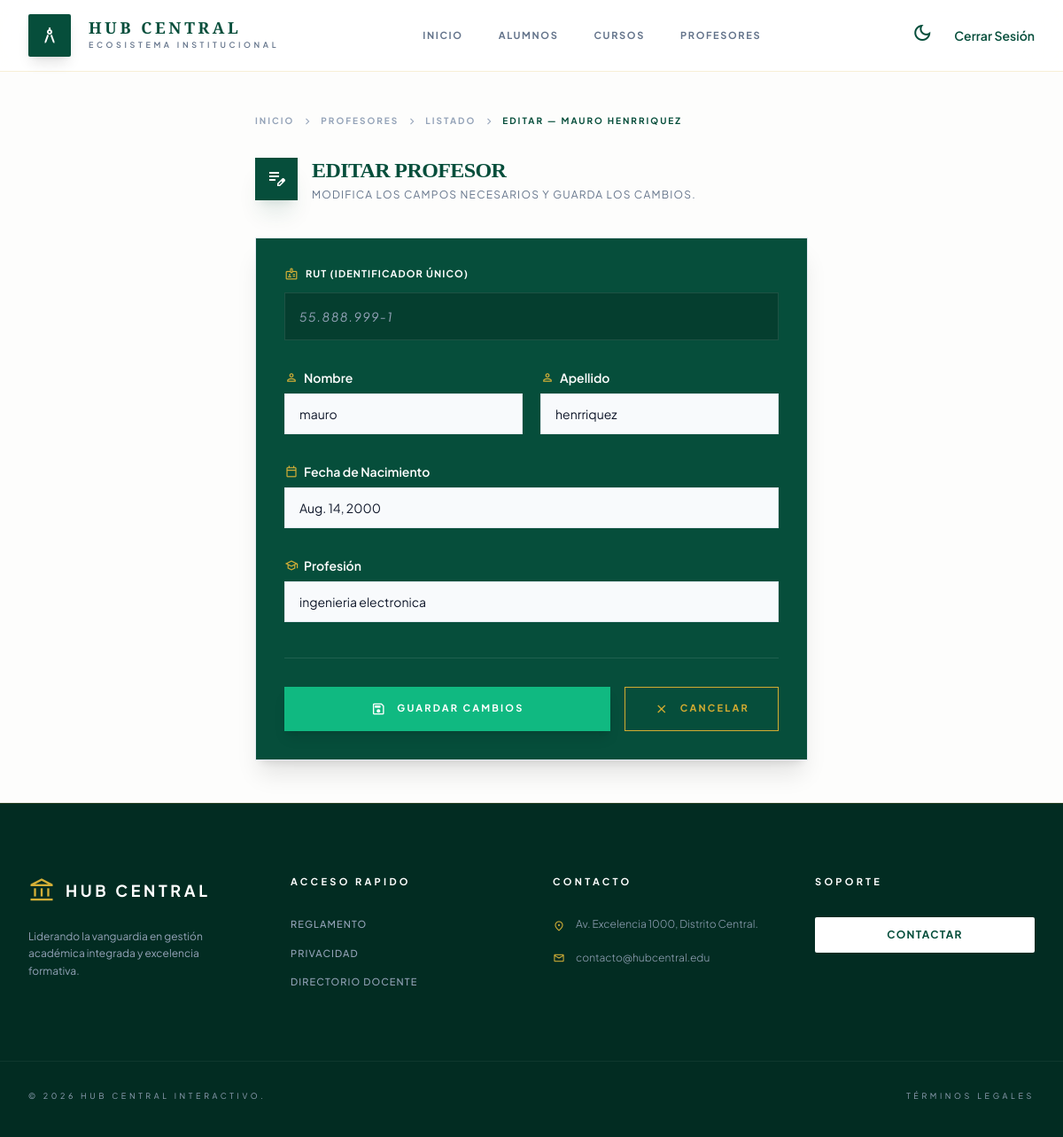
The app's page /profesores/55.888.999-1/editar/ (signed in) with its own data.
### profesores/models.py (models this page shows, shortened)
class Profesor(models.Model):
    rut = models.CharField(max_length=12, primary_key=True, verbose_name="RUT")
    nombre = models.CharField(max_length=100, verbose_name="Nombre")
    apellido = models.CharField(max_length=100, verbose_name="Apellido")
    fecha_nacimiento = models.DateField(verbose_name="Fecha de Nacimiento")
    profesion = models.CharField(max_length=150, verbose_name="Profesión")
    class Meta:
        verbose_name = "Profesor"
        verbose_name_plural = "Profesores"
        ordering = ['apellido', 'nombre']

### profesores/views.py (the view)
# urls.py: path('<str:rut>/editar/', views.editar_profesor,    name='editar_profesor'),
@login_required
def editar_profesor(request, rut):
    profesor = get_object_or_404(Profesor, rut=rut)
    if request.method == 'POST':
        form = ProfesorForm(request.POST, instance=profesor)
        if form.is_valid():
            profesor = form.save()
            messages.success(
                request,
                f'Los datos del profesor {profesor.nombre} {profesor.apellido} fueron actualizados correctamente.'
            )
            return redirect('lista_profesores')
    else:
        form = ProfesorForm(instance=profesor)
    contexto = {'form': form, 'profesor': profesor}
    return render(request, 'profesores/editar_profesor.html', contexto)

### profesores/forms.py
class ProfesorForm(forms.ModelForm):
    fecha_nacimiento = forms.DateField(
        widget=forms.DateInput(format='%d/%m/%Y', attrs={'placeholder': 'DD/MM/AAAA'}),
        input_formats=['%d/%m/%Y'],
        label="Fecha de Nacimiento"
    )
    class Meta:
        model = Profesor
        fields = ['rut', 'nombre', 'apellido', 'fecha_nacimiento', 'profesion']
        labels = {
            'rut': 'RUT',
            'nombre': 'Nombre',
            'apellido': 'Apellido',
            'profesion': 'Profesión',
        }
        widgets = {
            'rut': forms.TextInput(attrs={'placeholder': 'Ej: 12.345.678-9'}),
            'nombre': forms.TextInput(attrs={'placeholder': 'Nombre del profesor'}),
            'apellido': forms.TextInput(attrs={'placeholder': 'Apellido del profesor'}),
            'profesion': forms.TextInput(attrs={'placeholder': 'Ej: Licenciado en Matemáticas'}),
        }

### profesores/templates/profesores/editar_profesor.html (shortened to what this page needs)
{% extends 'base.html' %}
{% block main %}
<div class="max-w-2xl mx-auto px-6 py-12">
    <nav class="flex items-center gap-2 text-[10px] font-bold text-slate-400 mb-8 uppercase tracking-[0.2em]">
        <a class="hover:text-primary transition-colors" href="{% url 'base' %}">Inicio</a>
        <span class="material-symbols-outlined text-[14px]">chevron_right</span>
        <a class="hover:text-primary transition-colors" href="{% url 'portal_profesores' %}">Profesores</a>
        <span class="material-symbols-outlined text-[14px]">chevron_right</span>
        <a class="hover:text-primary transition-colors" href="{% url 'lista_profesores' %}">Listado</a>
        <span class="material-symbols-outlined text-[14px]">chevron_right</span>
        <span class="text-secondary dark:text-primary">Editar — {{ profesor.nombre }} {{ profesor.apellido }}</span>
    </nav>
    <div class="mb-10 flex items-center gap-4">
        <div class="size-12 bg-secondary dark:bg-primary flex items-center justify-center text-white dark:text-secondary shadow-xl shadow-secondary/10">
            <span class="material-symbols-outlined">edit_note</span>
        </div>
        <div>
            <h1 class="text-2xl font-serif font-bold text-secondary dark:text-white uppercase tracking-tight">Editar Profesor</h1>
            <p class="text-slate-500 dark:text-slate-400 text-xs uppercase tracking-widest mt-1">Modifica los campos necesarios y guarda los cambios.</p>
        </div>
    </div>
    <div class="bg-secondary dark:bg-slate-900/50 border border-slate-200 dark:border-slate-800 shadow-xl p-8 backdrop-blur-sm">
        <form method="post" novalidate>
            <div class="space-y-8">
                <div>
                    <label class="flex items-center gap-2 text-[11px] font-bold uppercase tracking-widest text-white dark:text-slate-300 mb-3">
                        <span class="material-symbols-outlined text-[16px] text-primary">badge</span>
                        RUT (Identificador Único)
                    </label>
                    <input type="text"
                           value="{{ profesor.rut }}"
                           readonly
                           class="w-full px-4 py-4 border border-white/10 text-sm bg-black/20 text-slate-400 cursor-not-allowed italic tracking-widest focus:outline-none">
                </div>
                <div class="grid grid-cols-1 sm:grid-cols-2 gap-5">
                    <div>
                        <label for="{{ form.nombre.id_for_label }}" class="flex items-center gap-1.5 text-sm font-semibold text-white dark:text-slate-300 mb-2">
                            <span class="material-symbols-outlined text-[16px] text-primary">person</span>
                            {{ form.nombre.label }}
                        </label>
                        <input type="text" name="nombre" id="{{ form.nombre.id_for_label }}" value="{{ form.nombre.value|default:'' }}"
                               class="w-full px-4 py-3 border text-sm {% if form.nombre.errors %}border-red-400 bg-red-900/10{% else %}border-slate-200 dark:border-slate-700 bg-slate-50 dark:bg-slate-800{% endif %} text-slate-900 dark:text-white focus:outline-none focus:ring-2 focus:ring-primary/30 transition-all">
                    </div>
                    <div>
                        <label for="{{ form.apellido.id_for_label }}" class="flex items-center gap-1.5 text-sm font-semibold text-white dark:text-slate-300 mb-2">
                            <span class="material-symbols-outlined text-[16px] text-primary">person</span>
                            {{ form.apellido.label }}
                        </label>
                        <input type="text" name="apellido" id="{{ form.apellido.id_for_label }}" value="{{ form.apellido.value|default:'' }}"
                               class="w-full px-4 py-3 border text-sm {% if form.apellido.errors %}border-red-400 bg-red-900/10{% else %}border-slate-200 dark:border-slate-700 bg-slate-50 dark:bg-slate-800{% endif %} text-slate-900 dark:text-white focus:outline-none focus:ring-2 focus:ring-primary/30 transition-all">
                    </div>
                </div>
                <div>
                    <label for="{{ form.fecha_nacimiento.id_for_label }}" class="flex items-center gap-1.5 text-sm font-semibold text-white dark:text-slate-300 mb-2">
                        <span class="material-symbols-outlined text-[16px] text-primary">calendar_today</span>
                        {{ form.fecha_nacimiento.label }}
                    </label>
                    <input type="text" name="fecha_nacimiento" id="{{ form.fecha_nacimiento.id_for_label }}" value="{{ form.fecha_nacimiento.value|default:'' }}"
                           class="w-full px-4 py-3 border text-sm {% if form.fecha_nacimiento.errors %}border-red-400 bg-red-900/10{% else %}border-slate-200 dark:border-slate-700 bg-slate-50 dark:bg-slate-800{% endif %} text-slate-900 dark:text-white focus:outline-none focus:ring-2 focus:ring-primary/30 transition-all">
                </div>
                <div>
                    <label for="{{ form.profesion.id_for_label }}" class="flex items-center gap-1.5 text-sm font-semibold text-white dark:text-slate-300 mb-2">
                        <span class="material-symbols-outlined text-[16px] text-primary">school</span>
                        {{ form.profesion.label }}
                    </label>
                    <input type="text" name="profesion" id="{{ form.profesion.id_for_label }}" value="{{ form.profesion.value|default:'' }}"
                           class="w-full px-4 py-3 border text-sm {% if form.profesion.errors %}border-red-400 bg-red-900/10{% else %}border-slate-200 dark:border-slate-700 bg-slate-50 dark:bg-slate-800{% endif %} text-slate-900 dark:text-white focus:outline-none focus:ring-2 focus:ring-primary/30 transition-all">
                </div>
            </div>
            <div class="flex flex-col sm:flex-row gap-4 mt-10 pt-8 border-t border-white/10">
                <button type="submit" class="flex-1 flex items-center justify-center gap-3 bg-[#10b981] hover:bg-[#059669] text-white font-bold py-4 px-6 uppercase tracking-[0.2em] text-[11px] transition-all shadow-lg active:scale-95">
                    <span class="material-symbols-outlined text-[18px]">save</span> Guardar Cambios
                </button>
                <a href="{% url 'detalle_profesor' profesor.rut %}" class="flex items-center justify-center gap-3 bg-transparent hover:bg-white/5 text-[#d4ac31] text-[11px] font-bold uppercase tracking-[0.2em] py-3.5 px-8 transition-all border border-[#d4ac31]">
                    <span class="material-symbols-outlined text-[18px]">close</span> Cancelar
                </a>
            </div>
        </form>
    </div>
</div>
{% endblock %}

### static/css/estilo.css (style rules this page uses)
:root { --emerald-deep: #064e3b; --emerald-rich: #065f46; --gold-primary: #d4af37; --gold-light: #f4e1a1; --background-base: #fdfdfc; --text-main: #1a2e2a; }

### profesores/templates/profesores/editar_profesor.html (style rules this page uses)
.font-serif { font-family: 'Playfair+Display', serif; }

### records on screen
Profesor: nombre "MAURO", apellido "HENRRIQUEZ", rut "55.888.999-1", nombre "mauro", apellido "henrriquez", fecha_nacimiento "Aug. 14, 2000", profesion "ingenieria electronica"
